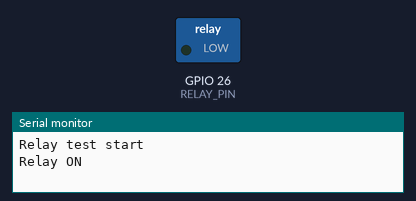
Simulated run of this sketch. Board: ESP32. Parts: switched loads named in the sketch (green lamp = pin HIGH), the last lines printed to the serial monitor.

Above: at 1.5 s.
At 4.5 s:
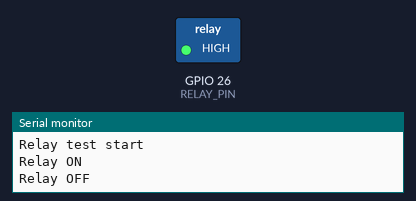
Timing chart, 0 to 7.8 s (numbered marks = the images above):
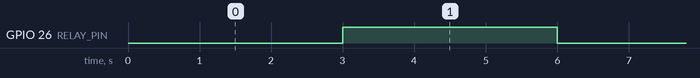

The sketch:

relay_basic.ino
```cpp
#include <Arduino.h>
#define RELAY_PIN 26

void setup() {
  Serial.begin(115200);

  pinMode(RELAY_PIN, OUTPUT);

  digitalWrite(RELAY_PIN, HIGH);
  Serial.println("Relay test start");
}

void loop() {
  Serial.println("Relay ON");
  digitalWrite(RELAY_PIN, LOW);
  delay(3000);

  Serial.println("Relay OFF");
  digitalWrite(RELAY_PIN, HIGH);
  delay(3000);
}
```

Measured:
- by itself, GPIO 26 (RELAY_PIN): alternates HIGH for 3.0 s and LOW for 3.0 s
